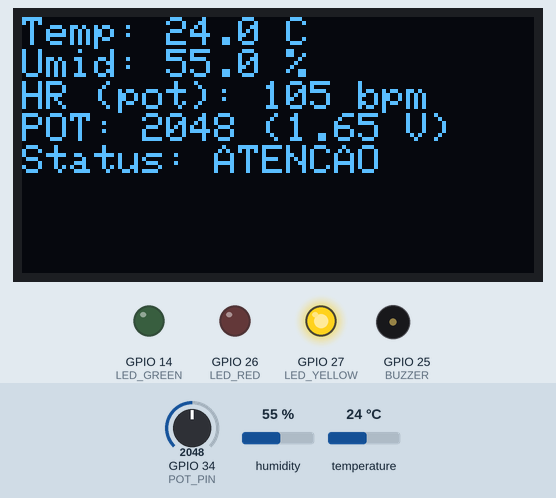
Recording of a sketch running on a simulated ESP32. Shown: 128×64 one-colour display, output pins drawn as LEDs (lit = HIGH), buzzer (waves = sounding). The test bench sets the inputs (shaded band); at power-on: humidity 55 %, GPIO 34 (POT_PIN) = 2048, temperature 24 °C (analog values on the 0–4095 scale). WiFi joins after 1.5 s; servers stay silent unless stated; random numbers use the default seed unless the sketch sets one; no MQTT or app messages arrive unless stated; what the sketch prints to the serial monitor is not drawn.

Above: at 3.6 s.
3.7 s: humidity set to 31 %
At 7.4 s:
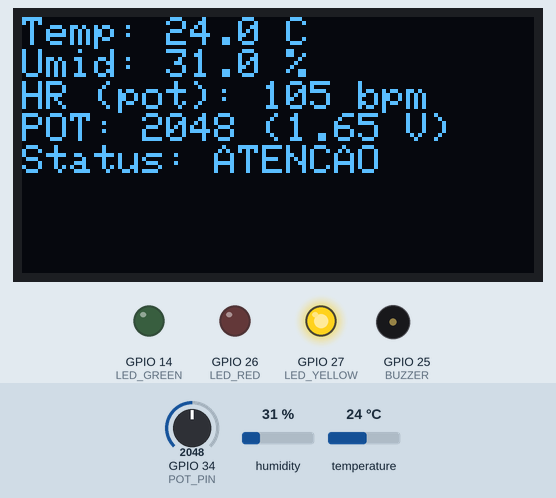
10.6 s: humidity set to 28 %
At 12.9 s:
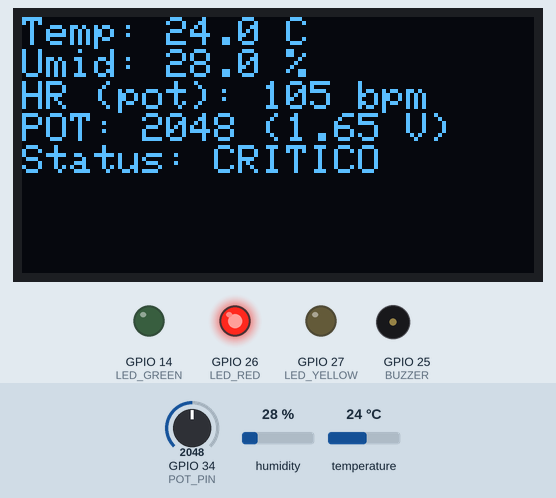
17.0 s: GPIO 34 (POT_PIN) set to 2866
At 18.4 s:
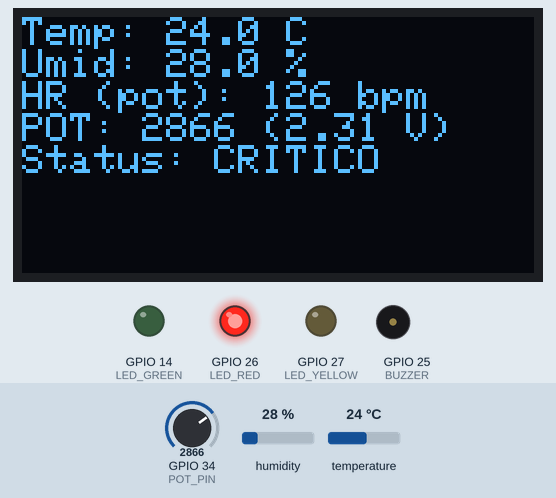
20.9 s: temperature set to 12 °C
At 22.1 s:
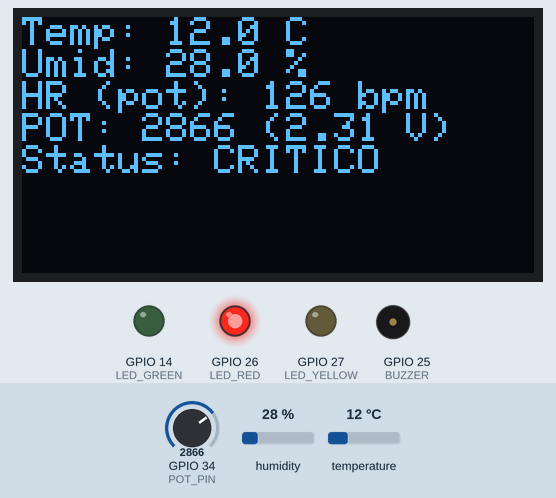
24.8 s: GPIO 34 (POT_PIN) set to 3603
At 27.9 s:
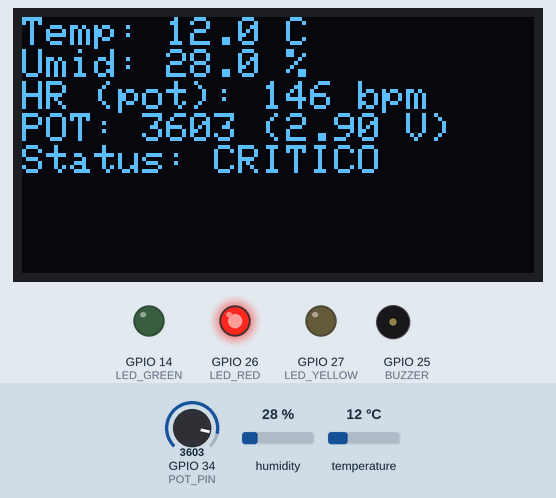
28.7 s: GPIO 34 (POT_PIN) set to 4095
At 31.4 s:
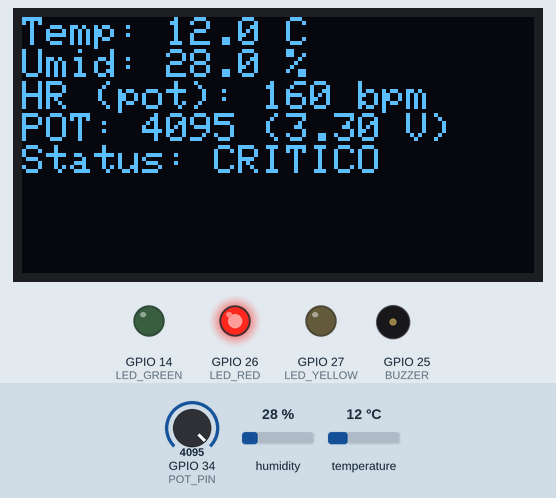
Timing chart, 0 to 33.6 s (numbered marks = the images above; inputs shaded):
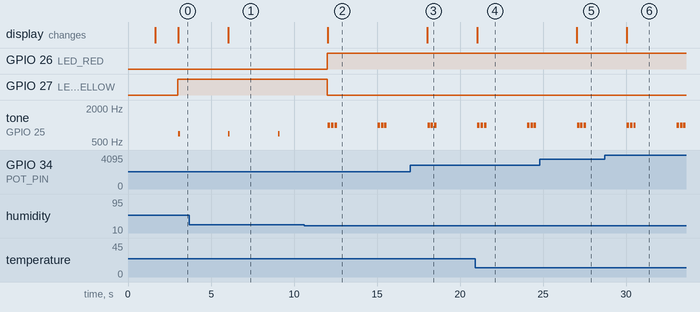

Measured:
- the behaviour switches between 30 and 29 % on humidity (found by bisection; images 1 and 2)
- after the input at 3.7 s, the display: changes after 2.3 s (image 1)
- after the input at 10.6 s, GPIO 26 (LED_RED): LOW → HIGH after 1.4 s; GPIO 27 (LED_YELLOW): HIGH → LOW after 1.4 s; the display: changes after 1.4 s (image 2)
- after the input at 17.0 s, the display: changes after 1.0 s (image 3)
- after the input at 20.9 s, the display: changes after 0.13 s (image 4)
- after the input at 24.8 s, the display: changes after 2.2 s (image 5)
- after the input at 28.7 s, the display: changes after 1.3 s (image 6)
- by itself, tone on GPIO 25 (BUZZER): alternates 700 Hz for 0.10 s and silent for 2.9 s

The sketch:

monitoramento_saude_materna.ino
```cpp
/***************************************************
 * Monitoramento da Saúde Materna com IoT (versão POT)
 * ESP32 + DHT22 + OLED + LEDs + Buzzer + MQTT + POT como HR
 ***************************************************/

// ----- Bibliotecas -----
#include <WiFi.h>
#include <WiFiClientSecure.h>
#include <PubSubClient.h>
#include <Adafruit_GFX.h>
#include <Adafruit_SSD1306.h>
#include <DHT.h>
#include <Wire.h>

// ----- Wi-Fi / MQTT -----
#define WIFI_SSID      "SSID"
#define WIFI_PASSWORD  "SENHA_WIFI"
#define MQTT_SERVER    "CLUSTER"
#define MQTT_USER      "USUARIO"
#define MQTT_PASS      "SENHA"
#define MQTT_PORT      8883
#define DEVICE_ID      "gestacao_device_01"

// ----- Pinos -----
#define DHTPIN     4
#define DHTTYPE    DHT22
#define LED_GREEN  14
#define LED_YELLOW 27
#define LED_RED    26
#define BUZZER     25

// >>> Potenciômetro:
#define POT_PIN    34

// ----- OLED -----
#define SCREEN_WIDTH 128
#define SCREEN_HEIGHT 64
#define OLED_RESET -1

// ----- Objetos -----
DHT dht(DHTPIN, DHTTYPE);
Adafruit_SSD1306 display(SCREEN_WIDTH, SCREEN_HEIGHT, &Wire, OLED_RESET);
WiFiClientSecure espClient;
static const char *root_ca PROGMEM = R"EOF(
-----BEGIN CERTIFICATE-----
MIIFazCCA1OgAwIBAgIRAIIQz7DSQONZRGPgu2OCiwAwDQYJKoZIhvcNAQELBQAw
TzELMAkGA1UEBhMCVVMxKTAnBgNVBAoTIEludGVybmV0IFNlY3VyaXR5IFJlc2Vh
cmNoIEdyb3VwMRUwEwYDVQQDEwxJU1JHIFJvb3QgWDEwHhcNMTUwNjA0MTEwNDM4
WhcNMzUwNjA0MTEwNDM4WjBPMQswCQYDVQQGEwJVUzEpMCcGA1UEChMgSW50ZXJu
ZXQgU2VjdXJpdHkgUmVzZWFyY2ggR3JvdXAxFTATBgNVBAMTDElTUkcgUm9vdCBY
MTCCAiIwDQYJKoZIhvcNAQEBBQADggIPADCCAgoCggIBAK3oJHP0FDfzm54rVygc
h77ct984kIxuPOZXoHj3dcKi/vVqbvYATyjb3miGbESTtrFj/RQSa78f0uoxmyF+
0TM8ukj13Xnfs7j/EvEhmkvBioZxaUpmZmyPfjxwv60pIgbz5MDmgK7iS4+3mX6U
A5/TR5d8mUgjU+g4rk8Kb4Mu0UlXjIB0ttov0DiNewNwIRt18jA8+o+u3dpjq+sW
T8KOEUt+zwvo/7V3LvSye0rgTBIlDHCNAymg4VMk7BPZ7hm/ELNKjD+Jo2FR3qyH
B5T0Y3HsLuJvW5iB4YlcNHlsdu87kGJ55tukmi8mxdAQ4Q7e2RCOFvu396j3x+UC
B5iPNgiV5+I3lg02dZ77DnKxHZu8A/lJBdiB3QW0KtZB6awBdpUKD9jf1b0SHzUv
KBds0pjBqAlkd25HN7rOrFleaJ1/ctaJxQZBKT5ZPt0m9STJEadao0xAH0ahmbWn
OlFuhjuefXKnEgV4We0+UXgVCwOPjdAvBbI+e0ocS3MFEvzG6uBQE3xDk3SzynTn
jh8BCNAw1FtxNrQHusEwMFxIt4I7mKZ9YIqioymCzLq9gwQbooMDQaHWBfEbwrbw
qHyGO0aoSCqI3Haadr8faqU9GY/rOPNk3sgrDQoo//fb4hVC1CLQJ13hef4Y53CI
rU7m2Ys6xt0nUW7/vGT1M0NPAgMBAAGjQjBAMA4GA1UdDwEB/wQEAwIBBjAPBgNV
HRMBAf8EBTADAQH/MB0GA1UdDgQWBBR5tFnme7bl5AFzgAiIyBpY9umbbjANBgkq
hkiG9w0BAQsFAAOCAgEAVR9YqbyyqFDQDLHYGmkgJykIrGF1XIpu+ILlaS/V9lZL
ubhzEFnTIZd+50xx+7LSYK05qAvqFyFWhfFQDlnrzuBZ6brJFe+GnY+EgPbk6ZGQ
3BebYhtF8GaV0nxvwuo77x/Py9auJ/GpsMiu/X1+mvoiBOv/2X/qkSsisRcOj/KK
NFtY2PwByVS5uCbMiogziUwthDyC3+6WVwW6LLv3xLfHTjuCvjHIInNzktHCgKQ5
ORAzI4JMPJ+GslWYHb4phowim57iaztXOoJwTdwJx4nLCgdNbOhdjsnvzqvHu7Ur
TkXWStAmzOVyyghqpZXjFaH3pO3JLF+l+/+sKAIuvtd7u+Nxe5AW0wdeRlN8NwdC
jNPElpzVmbUq4JUagEiuTDkHzsxHpFKVK7q4+63SM1N95R1NbdWhscdCb+ZAJzVc
oyi3B43njTOQ5yOf+1CceWxG1bQVs5ZufpsMljq4Ui0/1lvh+wjChP4kqKOJ2qxq
4RgqsahDYVvTH9w7jXbyLeiNdd8XM2w9U/t7y0Ff/9yi0GE44Za4rF2LN9d11TPA
mRGunUHBcnWEvgJBQl9nJEiU0Zsnvgc/ubhPgXRR4Xq37Z0j4r7g1SgEEzwxA57d
emyPxgcYxn/eR44/KJ4EBs+lVDR3veyJm+kXQ99b21/+jh5Xos1AnX5iItreGCc=
-----END CERTIFICATE-----
)EOF";
PubSubClient mqttClient(espClient);

// ----- Variáveis -----
unsigned long lastRead = 0;
#define READ_INTERVAL 3000

// ----- Limites -----
const float TEMP_LOW = 35.0;
const float TEMP_HIGH = 38.0;
const float HUMID_LOW = 30.0;
const float HUMID_HIGH = 70.0;
const int   HR_LOW = 50;
const int   HR_HIGH = 110;

// ----- Protótipos -----
void connectWiFi();
void connectMQTT();
void publishTelemetry(float t, float h, int hr, float spo2, const char* status);
String buildJSON(float t, float h, int hr, float spo2, const char* status);
void setStatusIndicators(const char* status);

// ===== SETUP =====
void setup() {
  Serial.begin(115200);
  Wire.begin(); // SDA=21, SCL=22 no ESP32

  pinMode(LED_GREEN, OUTPUT);
  pinMode(LED_YELLOW, OUTPUT);
  pinMode(LED_RED, OUTPUT);
  pinMode(BUZZER, OUTPUT);
  digitalWrite(LED_GREEN, LOW);
  digitalWrite(LED_YELLOW, LOW);
  digitalWrite(LED_RED, LOW);
  digitalWrite(BUZZER, LOW);

  dht.begin();

  if (!display.begin(SSD1306_SWITCHCAPVCC, 0x3C)) {
    Serial.println("Falha ao iniciar o display OLED!");
  }

  // ADC para o potenciômetro
  analogReadResolution(12);                   // 0..4095
  analogSetPinAttenuation(POT_PIN, ADC_11db); // ~0..3,3V

  display.clearDisplay();
  display.setTextSize(1);
  display.setTextColor(SSD1306_WHITE);
  display.setCursor(0, 0);
  display.println("Monitoramento Materno");
  display.println("Iniciando WiFi...");
  display.display();

  espClient.setCACert(root_ca);
  connectWiFi();
  mqttClient.setServer(MQTT_SERVER, MQTT_PORT);
  connectMQTT();

  display.println("Sistema pronto!");
  display.display();
  delay(800);
}

// ===== LOOP =====
void loop() {
  if (!mqttClient.connected()) connectMQTT();
  mqttClient.loop();

  unsigned long now = millis();
  if (now - lastRead >= READ_INTERVAL) {
    lastRead = now;

    float temp = dht.readTemperature();
    float hum  = dht.readHumidity();
    if (isnan(temp) || isnan(hum)) {
      Serial.println("Erro ao ler DHT22");
      return;
    }

    // ---- Leitura do potenciômetro (HR simulado) ----
    int potRaw = analogRead(POT_PIN);        // 0..4095
    float potV = (potRaw / 4095.0f) * 3.3f;  // Volts aproximados

    // Mapeia para uma faixa plausível de batimentos
    int hr = map(potRaw, 0, 4095, 50, 160);

    // (Opcional) suavização simples
    // static int hrPrev = hr; hr = (hrPrev*3 + hr)/4; hrPrev = hr;

    float spo2 = 0.0f; // não estamos medindo SpO2

    const char* status = "NORMAL";
    bool tempWarn = (temp < TEMP_LOW) || (temp > TEMP_HIGH);
    bool humWarn  = (hum  < HUMID_LOW) || (hum  > HUMID_HIGH);
    bool hrWarn   = (hr   < HR_LOW)   || (hr   > HR_HIGH);

    int warnCount = (tempWarn?1:0) + (humWarn?1:0) + (hrWarn?1:0);
    if (warnCount == 0)      status = "NORMAL";
    else if (warnCount == 1) status = "ATENCAO";
    else                     status = "CRITICO";

    setStatusIndicators(status);

    // OLED
    display.clearDisplay();
    display.setCursor(0,0);
    display.setTextSize(1);
    display.printf("Temp: %.1f C\n", temp);
    display.printf("Umid: %.1f %%\n", hum);
    display.printf("HR (pot): %d bpm\n", hr);
    display.printf("POT: %4d (%.2f V)\n", potRaw, potV);
    display.printf("Status: %s\n", status);
    display.display();

    // MQTT
    publishTelemetry(temp, hum, hr, spo2, status);

    // ======== BUZZER ========
    if (strcmp(status, "CRITICO") == 0) {
      // 3 bipes curtos (frequência alta)
      for (int i = 0; i < 3; i++) {
        tone(BUZZER, 1000, 150); // 1000 Hz por 150 ms
        delay(200);
      }
      noTone(BUZZER);
    }
    else if (strcmp(status, "ATENCAO") == 0) {
      // 1 bip curto (frequência média)
      tone(BUZZER, 700, 100); // 700 Hz por 100 ms
      delay(150);
      noTone(BUZZER);
    }
    else {
      // Estado NORMAL → buzzer silencioso
      noTone(BUZZER);
    }
  }
}

// ===== AUXILIARES =====
void connectWiFi() {
  Serial.printf("Conectando a WiFi: %s\n", WIFI_SSID);
  WiFi.mode(WIFI_STA);
  WiFi.begin(WIFI_SSID, WIFI_PASSWORD);
  while (WiFi.status() != WL_CONNECTED) { delay(500); Serial.print("."); }
  Serial.println("\nWiFi conectado!");
  Serial.print("IP: "); Serial.println(WiFi.localIP());
}

void connectMQTT() {
  while (!mqttClient.connected()) {
    String clientId = "ESP32Materna-" + String(random(0xffff), HEX);
    if (mqttClient.connect(clientId.c_str(),MQTT_USER,MQTT_PASS)) {
      Serial.println("Conectado ao broker MQTT");
    } else {
      Serial.println("Tentando reconectar MQTT...");
      delay(2000);
    }
  }
}

void publishTelemetry(float t, float h, int hr, float spo2, const char* status) {
  String topic = String("gestacao/") + DEVICE_ID + "/dados";
  String payload = buildJSON(t, h, hr, spo2, status);
  mqttClient.publish(topic.c_str(), payload.c_str());
  Serial.println("MQTT enviado: " + payload);
}

String buildJSON(float t, float h, int hr, float spo2, const char* status) {
  String j = "{";
  j += "\"device\":\"" + String(DEVICE_ID) + "\",";
  j += "\"temperature\":" + String(t,1) + ",";
  j += "\"humidity\":" + String(h,1) + ",";
  j += "\"heartrate\":" + String(hr) + ",";
  j += "\"spo2\":" + String(spo2,1) + ",";
  j += "\"status\":\"" + String(status) + "\"";
  j += "}";
  return j;
}

void setStatusIndicators(const char* status) {
  if (strcmp(status,"NORMAL")==0) {
    digitalWrite(LED_GREEN,HIGH);
    digitalWrite(LED_YELLOW,LOW);
    digitalWrite(LED_RED,LOW);
  } else if (strcmp(status,"ATENCAO")==0) {
    digitalWrite(LED_GREEN,LOW);
    digitalWrite(LED_YELLOW,HIGH);
    digitalWrite(LED_RED,LOW);
  } else {
    digitalWrite(LED_GREEN,LOW);
    digitalWrite(LED_YELLOW,LOW);
    digitalWrite(LED_RED,HIGH);
  }
}
```
